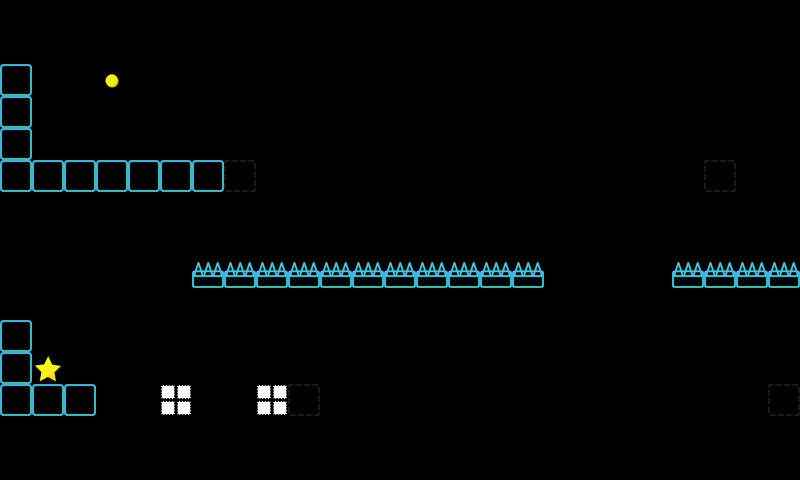

Rendered tile map (Tiled .tmx) drawn with the repository's tilesets; below, a short description and the map source with its tile grids summarised:
An orthogonal 25x15 tile map with 32x32 px tiles, 1 tile layer (map) and 2 objects (2x Kinematic).

<map version="1.2" tiledversion="1.3.1" orientation="orthogonal" renderorder="right-down" compressionlevel="0" width="25" height="15" tilewidth="32" tileheight="32" infinite="0" nextlayerid="3" nextobjectid="3">
 <tileset firstgid="1" name="map_tiles" tilewidth="32" tileheight="32" tilecount="225" columns="15">
  <image source="../../img/map_tiles.png" width="480" height="480" />
 </tileset>
 <layer id="1" name="map" width="25" height="15">
  <data>[375 cells, 38 non-empty, 6 distinct tile ids]</data>
 </layer>
 <objectgroup color="#ffaa00" id="2" name="physicsEntity">
  <object id="1" name="Kinematic" type="Kinematic" x="480" y="160" width="32" height="32">
   <properties>
    <property name="reverse" value="true" />
    <property name="size" value="3" />
   </properties>
  </object>
  <object id="2" name="Kinematic" type="Kinematic" x="544" y="384" width="32" height="32">
   <properties>
    <property name="reverse" value="true" />
    <property name="size" value="3" />
   </properties>
  </object>
 </objectgroup>
</map>
